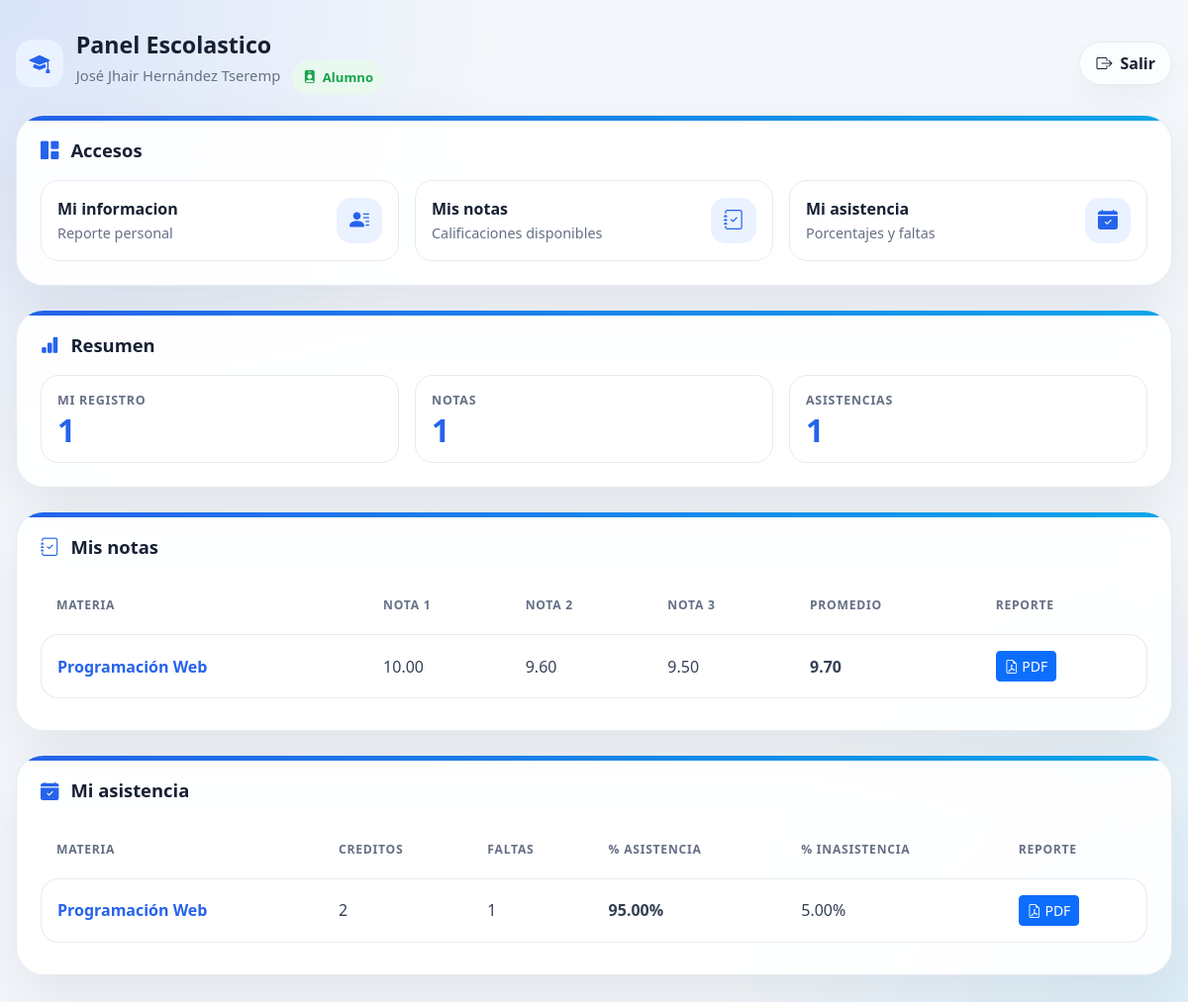
Page /view/dashboard/dashboard.php (signed in) on the committed database.
### tables this page shows
CREATE TABLE `notas` (
  `id_nota` int(11) NOT NULL,
  `materia` varchar(60) DEFAULT NULL,
  `nota1` decimal(5,2) DEFAULT NULL,
  `nota2` decimal(5,2) DEFAULT NULL,
  `nota3` decimal(5,2) DEFAULT NULL,
  `npromedio` decimal(5,2) DEFAULT NULL,
  `creado_en` timestamp NOT NULL DEFAULT current_timestamp(),
  `id_alumno` int(11) NOT NULL
);

CREATE TABLE `asistencias` (
  `id_asistencia` int(11) NOT NULL,
  `materia` varchar(30) DEFAULT NULL,
  `creditos` int(11) DEFAULT NULL,
  `horas_credito` int(11) DEFAULT NULL,
  `numero_faltas` int(11) DEFAULT NULL,
  `horas_faltas` int(11) DEFAULT NULL,
  `porcentaje_asistencia` decimal(5,2) DEFAULT NULL,
  `porcentaje_inasistencia` decimal(5,2) DEFAULT NULL,
  `id_alumno` int(11) DEFAULT NULL
);

### config/Auth.php (called while the page is built, shortened)
<?php
function auth_user() {
    return $_SESSION['usuario'] ?? null;
}
function auth_role() {
    return $_SESSION['usuario']['rol'] ?? null;
}
function is_secretaria() {
    return auth_role() === 'secretaria';
}
function is_alumno() {
    return auth_role() === 'alumno';
}
function auth_alumno_id() {
    return $_SESSION['usuario']['id_alumno'] ?? null;
}
?>

### config/database.php (called while the page is built)
<?php
class Database{
    public static function connect(){
        return new PDO("mysql:host=localhost;dbname=ecolastico", "root","");
    }
}
?>

### model/Alumno.php (called while the page is built, shortened)
<?php
require_once __DIR__.'/../config/database.php';
class Alumno {
private $db;
public function __construct()
    {
        $this->db = Database::connect();
    }
    public function obtenerPorId($id){
        $sql = "SELECT * FROM alumnos WHERE id_alumno = ?";
        $stmt = $this->db->prepare($sql);
        $stmt->execute([$id]);
        return $stmt->fetch(PDO::FETCH_ASSOC);
    }
}
?>

### model/Notas.php (called while the page is built, shortened)
<?php
require_once __DIR__ . '/../config/database.php';
class Notas{
    private $db;
    public function __construct()
    {
        $this->db = Database::connect();
    }
    public function obtenerTodos()
    {
        $sql = "SELECT
        notas.id_nota,
        alumnos.id_alumno,
        alumnos.nombres,
        alumnos.apellidos,
        notas.materia,
        notas.nota1,
        notas.nota2,
        notas.nota3,
        notas.npromedio
        FROM notas
        INNER JOIN alumnos ON notas.id_alumno = alumnos.id_alumno";
        $stmt = $this->db->query($sql);
        $stmt->execute();
        return $stmt->fetchAll(PDO::FETCH_ASSOC);
    }
}

### model/Asistencia.php (called while the page is built, shortened)
<?php
require_once __DIR__ . '/../config/database.php';
class Asistencia
{
    private $db;
    public function __construct()
    {
        $this->db = Database::connect();
    }
    public function obtenerTodos()
    {
        $sql = "SELECT
        alumnos.id_alumno,
        alumnos.nombres,
        alumnos.apellidos,
        asistencias.id_asistencia,
        asistencias.materia,
        asistencias.creditos,
        asistencias.horas_credito,
        asistencias.numero_faltas,
        asistencias.horas_faltas,
        asistencias.porcentaje_asistencia,
        asistencias.porcentaje_inasistencia
        FROM alumnos
        INNER JOIN asistencias ON asistencias.id_alumno = alumnos.id_alumno";
        $stmt = $this->db->query($sql);
        $stmt->execute();
        return $stmt->fetchAll(PDO::FETCH_ASSOC);
    }
}

### view/dashboard/dashboard.php (the view, shortened to what this page needs)
<?php
require_once __DIR__ . '/../../config/Auth.php';
require_once __DIR__ . '/../../model/Alumno.php';
require_once __DIR__ . '/../../model/Notas.php';
require_once __DIR__ . '/../../model/Asistencia.php';
$usuario = auth_user();
$alumnoModel = new Alumno();
$notasModel = new Notas();
$asistenciaModel = new Asistencia();
$alumnos = $alumnoModel->obtenerTodo();
$notas = $notasModel->obtenerTodos();
$asistencias = $asistenciaModel->obtenerTodos();
if (is_alumno()) {
    $idAlumno = auth_alumno_id();
    $alumnoActual = $idAlumno ? $alumnoModel->obtenerPorId($idAlumno) : null;
    $notas = array_values(array_filter($notas, function ($nota) use ($idAlumno) {
        return (string)$nota['id_alumno'] === (string)$idAlumno;
    }));
    $asistencias = array_values(array_filter($asistencias, function ($asistencia) use ($idAlumno) {
        return (string)$asistencia['id_alumno'] === (string)$idAlumno;
    }));
} else {
    $alumnoActual = null;
}
?>
<!DOCTYPE html>
<html lang="es">
<head>
    <link href="https://cdn.jsdelivr.net/npm/bootstrap@5.3.3/dist/css/bootstrap.min.css" rel="stylesheet">
    <link href="https://cdn.jsdelivr.net/npm/bootstrap-icons@1.10.5/font/bootstrap-icons.css" rel="stylesheet">
</head>
<body>
    <div class="main-container">
        <header class="topbar">
            <div class="brand">
                <span class="brand-icon"><i class="bi bi-mortarboard-fill"></i></span>
                <div>
                    <h1>Panel Escolastico</h1>
                    <p>
                        <?= htmlspecialchars($usuario['nombre']) ?>
                        <span class="badge-role ms-2">
                            <i class="bi bi-person-badge-fill"></i>
                            <?= htmlspecialchars(ucfirst($usuario['rol'])) ?>
                        </span>
                    </p>
                </div>
            </div>
            <a href="../../controller/AuthController.php?accion=logout" class="logout-link">
                <i class="bi bi-box-arrow-right"></i>
                Salir
            </a>
        </header>
        <section class="card-custom">
            <h2 class="title"><i class="bi bi-grid-1x2-fill"></i> Accesos</h2>
            <div class="modules-grid">
                <?php if (is_secretaria()): ?>
                    <a href="../alumnos/formulario.php" class="module">
                        <div>
                            <p class="module-title">Alumnos</p>
                            <p class="module-text">Registro y administracion</p>
                        </div>
                        <span class="module-icon"><i class="bi bi-people-fill"></i></span>
                    </a>
                    <a href="../notas/formulario.php" class="module">
                        <div>
                            <p class="module-title">Notas</p>
                            <p class="module-text">Calificaciones y reportes</p>
                        </div>
                        <span class="module-icon"><i class="bi bi-journal-check"></i></span>
                    </a>
                    <a href="../asistencia/formulario.php" class="module">
                        <div>
                            <p class="module-title">Asistencia</p>
                            <p class="module-text">Faltas y porcentajes</p>
                        </div>
                        <span class="module-icon"><i class="bi bi-calendar-check-fill"></i></span>
                    </a>
                <?php else: ?>
                    <a href="../../controller/ReporteAlumnoController.php?accion=reporte&id=<?= htmlspecialchars(auth_alumno_id()) ?>" target="_blank" class="module">
                        <div>
                            <p class="module-title">Mi informacion</p>
                            <p class="module-text">Reporte personal</p>
                        </div>
                        <span class="module-icon"><i class="bi bi-person-lines-fill"></i></span>
                    </a>
                    <a href="#mis-notas" class="module">
                        <div>
                            <p class="module-title">Mis notas</p>
                            <p class="module-text">Calificaciones disponibles</p>
                        </div>
                        <span class="module-icon"><i class="bi bi-journal-check"></i></span>
                    </a>
                    <a href="#mi-asistencia" class="module">
                        <div>
                            <p class="module-title">Mi asistencia</p>
                            <p class="module-text">Porcentajes y faltas</p>
                        </div>
                        <span class="module-icon"><i class="bi bi-calendar-check-fill"></i></span>
                    </a>
                <?php endif; ?>
            </div>
        </section>
        <section class="card-custom">
            <h2 class="title"><i class="bi bi-bar-chart-fill"></i> Resumen</h2>
            <div class="stats-grid">
                <div class="stat">
                    <span><?= is_secretaria() ? 'Alumnos' : 'Mi registro' ?></span>
                    <strong><?= is_secretaria() ? count($alumnos) : ($alumnoActual ? 1 : 0) ?></strong>
                </div>
                <div class="stat">
                    <span>Notas</span>
                    <strong><?= count($notas) ?></strong>
                </div>
                <div class="stat">
                    <span>Asistencias</span>
                    <strong><?= count($asistencias) ?></strong>
                </div>
            </div>
        </section>
        <?php if (is_alumno()): ?>
            <section class="card-custom" id="mis-notas">
                <h2 class="title"><i class="bi bi-journal-check"></i> Mis notas</h2>
                <div class="table-responsive">
                    <table class="table align-middle">
                        <thead>
                            <tr>
                                <th>Materia</th>
                                <th>Nota 1</th>
                                <th>Nota 2</th>
                                <th>Nota 3</th>
                                <th>Promedio</th>
                                <th>Reporte</th>
                            </tr>
                        </thead>
                        <tbody>
                            <?php foreach ($notas as $nota): ?>
                                <tr>
                                    <td><?= htmlspecialchars($nota['materia']) ?></td>
                                    <td><?= htmlspecialchars($nota['nota1']) ?></td>
                                    <td><?= htmlspecialchars($nota['nota2']) ?></td>
                                    <td><?= htmlspecialchars($nota['nota3']) ?></td>
                                    <td><strong><?= number_format($nota['npromedio'], 2) ?></strong></td>
                                    <td>
                                        <a href="../../controller/ReporteNotasController.php?accion=reporte&id=<?= htmlspecialchars($nota['id_nota']) ?>" target="_blank" class="btn btn-sm btn-primary">
                                            <i class="bi bi-file-earmark-pdf"></i> PDF
                                        </a>
                                    </td>
                                </tr>
                            <?php endforeach; ?>
                        </tbody>
                    </table>
                </div>
            </section>
            <section class="card-custom" id="mi-asistencia">
                <h2 class="title"><i class="bi bi-calendar-check-fill"></i> Mi asistencia</h2>
                <div class="table-responsive">
                    <table class="table align-middle">
                        <thead>
                            <tr>
                                <th>Materia</th>
                                <th>Creditos</th>
                                <th>Faltas</th>
                                <th>% Asistencia</th>
                                <th>% Inasistencia</th>
                                <th>Reporte</th>
                            </tr>
                        </thead>
                        <tbody>
                            <?php foreach ($asistencias as $asistencia): ?>
                                <tr>
                                    <td><?= htmlspecialchars($asistencia['materia']) ?></td>
                                    <td><?= htmlspecialchars($asistencia['creditos']) ?></td>
                                    <td><?= htmlspecialchars($asistencia['numero_faltas']) ?></td>
                                    <td><strong><?= number_format($asistencia['porcentaje_asistencia'], 2) ?>%</strong></td>
                                    <td><?= number_format($asistencia['porcentaje_inasistencia'], 2) ?>%</td>
                                    <td>
                                        <a href="../../controller/ReporteAsistenciaController.php?accion=reporte&id=<?= htmlspecialchars($asistencia['id_asistencia']) ?>" target="_blank" class="btn btn-sm btn-primary">
                                            <i class="bi bi-file-earmark-pdf"></i> PDF
                                        </a>
                                    </td>
                                </tr>
                            <?php endforeach; ?>
                        </tbody>
                    </table>
                </div>
            </section>
        <?php endif; ?>
    </div>
</body>
</html>

### rows in the picture
notas: materia "Programación Web", nota1 "10.00", nota2 "9.60", nota3 "9.50", npromedio "9.70"
asistencias: materia "Programación Web", creditos "2", numero_faltas "1", porcentaje_asistencia "95.00", porcentaje_inasistencia "5.00"

### other values in the picture
$usuario['nombre'] "José Jhair Hernández Tseremp"
$usuario['rol'] "Alumno"
count($notas) "1"
count($asistencias) "1"
